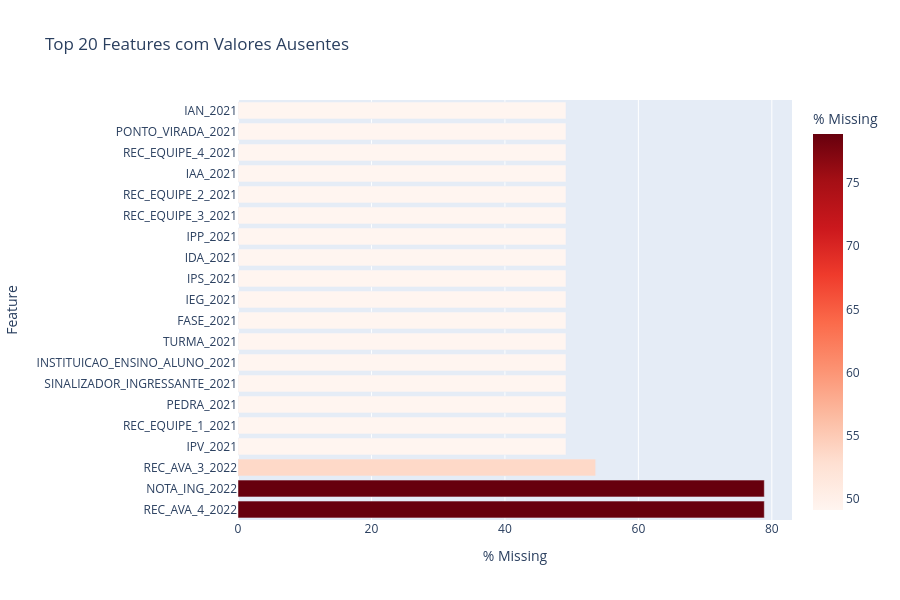

This figure's notebook cell:
### Code cell
fig = px.bar(
    missing_df.head(20),
    x='missing_pct',
    y='coluna',
    orientation='h',
    title='Top 20 Features com Valores Ausentes',
    labels={'missing_pct': '% Missing', 'coluna': 'Feature'},
    color='missing_pct',
    color_continuous_scale='Reds'
)
fig.update_layout(height=600)
fig.show()

### Figure 1 — Plotly figure (JSON) as saved in the notebook; plotly's stock layout.template omitted (floating-point values rounded to 4 significant figures)
{"data": [{"alignmentgroup": "True", "hovertemplate": "% Missing=%{marker.color}<br>Feature=%{y}<extra></extra>", "legendgroup": "", "marker": {"color": [78.87, 78.87, 53.6, 49.15, 49.15, 49.15, 49.15, 49.15, 49.15, 49.15, 49.15, 49.15, 49.15, 49.15, 49.15, 49.15, 49.15, 49.15, 49.15, 49.15], "coloraxis": "coloraxis", "pattern": {"shape": ""}}, "name": "", "offsetgroup": "", "orientation": "h", "showlegend": false, "textposition": "auto", "type": "bar", "x": [78.87, 78.87, 53.6, 49.15, 49.15, 49.15, 49.15, 49.15, 49.15, 49.15, 49.15, 49.15, 49.15, 49.15, 49.15, 49.15, 49.15, 49.15, 49.15, 49.15], "xaxis": "x", "y": ["REC_AVA_4_2022", "NOTA_ING_2022", "REC_AVA_3_2022", "IPV_2021", "REC_EQUIPE_1_2021", "PEDRA_2021", "SINALIZADOR_INGRESSANTE_2021", "INSTITUICAO_ENSINO_ALUNO_2021", "TURMA_2021", "FASE_2021", "IEG_2021", "IPS_2021", "IDA_2021", "IPP_2021", "REC_EQUIPE_3_2021", "REC_EQUIPE_2_2021", "IAA_2021", "REC_EQUIPE_4_2021", "PONTO_VIRADA_2021", "IAN_2021"], "yaxis": "y"}], "layout": {"barmode": "relative", "coloraxis": {"colorbar": {"title": {"text": "% Missing"}}, "colorscale": [[0, "rgb(255,245,240)"], [0.125, "rgb(254,224,210)"], [0.25, "rgb(252,187,161)"], [0.375, "rgb(252,146,114)"], [0.5, "rgb(251,106,74)"], [0.625, "rgb(239,59,44)"], [0.75, "rgb(203,24,29)"], [0.875, "rgb(165,15,21)"], [1, "rgb(103,0,13)"]]}, "height": 600, "legend": {"tracegroupgap": 0}, "title": {"text": "Top 20 Features com Valores Ausentes"}, "xaxis": {"anchor": "y", "domain": [0, 1], "title": {"text": "% Missing"}}, "yaxis": {"anchor": "x", "domain": [0, 1], "title": {"text": "Feature"}}}}
